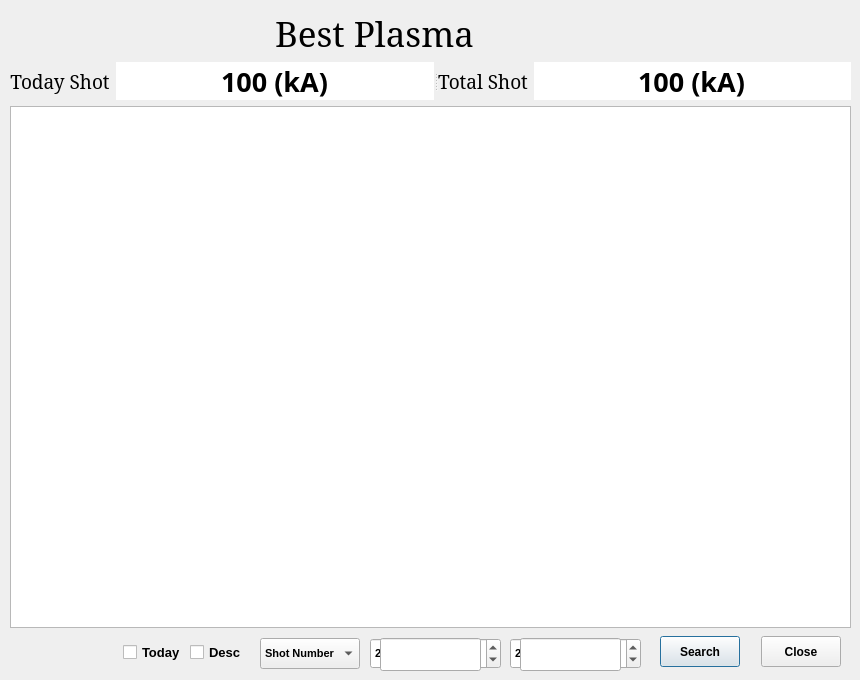
<ui version="4.0" >
 <class>Dialog</class>
 <widget class="QDialog" name="Dialog" >
  <property name="geometry" >
   <rect>
    <x>0</x>
    <y>0</y>
    <width>860</width>
    <height>680</height>
   </rect>
  </property>
  <property name="sizePolicy" >
   <sizepolicy vsizetype="Fixed" hsizetype="Fixed" >
    <horstretch>0</horstretch>
    <verstretch>0</verstretch>
   </sizepolicy>
  </property>
  <property name="minimumSize" >
   <size>
    <width>860</width>
    <height>680</height>
   </size>
  </property>
  <property name="maximumSize" >
   <size>
    <width>860</width>
    <height>680</height>
   </size>
  </property>
  <property name="windowTitle" >
   <string>Dialog</string>
  </property>
  <widget class="QPushButton" name="pbSearch" >
   <property name="geometry" >
    <rect>
     <x>660</x>
     <y>636</y>
     <width>80</width>
     <height>31</height>
    </rect>
   </property>
   <property name="font" >
    <font>
     <weight>75</weight>
     <bold>true</bold>
    </font>
   </property>
   <property name="text" >
    <string>Search</string>
   </property>
  </widget>
  <widget class="QCheckBox" name="ckDesc" >
   <property name="geometry" >
    <rect>
     <x>190</x>
     <y>640</y>
     <width>53</width>
     <height>25</height>
    </rect>
   </property>
   <property name="font" >
    <font>
     <pointsize>10</pointsize>
     <weight>75</weight>
     <bold>true</bold>
    </font>
   </property>
   <property name="text" >
    <string>Desc</string>
   </property>
  </widget>
  <widget class="QCheckBox" name="ckToday" >
   <property name="geometry" >
    <rect>
     <x>123</x>
     <y>640</y>
     <width>61</width>
     <height>25</height>
    </rect>
   </property>
   <property name="font" >
    <font>
     <pointsize>10</pointsize>
     <weight>75</weight>
     <bold>true</bold>
    </font>
   </property>
   <property name="text" >
    <string>Today</string>
   </property>
  </widget>
  <widget class="QDateTimeEdit" name="dtStart" >
   <property name="geometry" >
    <rect>
     <x>370</x>
     <y>638</y>
     <width>131</width>
     <height>31</height>
    </rect>
   </property>
   <property name="font" >
    <font>
     <pointsize>8</pointsize>
     <weight>75</weight>
     <bold>true</bold>
    </font>
   </property>
   <property name="displayFormat" >
    <string>yyyy-MM-dd hh:mm:ss</string>
   </property>
  </widget>
  <widget class="QComboBox" name="cbSort" >
   <property name="geometry" >
    <rect>
     <x>260</x>
     <y>638</y>
     <width>100</width>
     <height>31</height>
    </rect>
   </property>
   <property name="font" >
    <font>
     <pointsize>8</pointsize>
     <weight>75</weight>
     <bold>true</bold>
    </font>
   </property>
   <item>
    <property name="text" >
     <string>Shot Number</string>
    </property>
   </item>
   <item>
    <property name="text" >
     <string>Count</string>
    </property>
   </item>
   <item>
    <property name="text" >
     <string>Ip Current</string>
    </property>
   </item>
   <item>
    <property name="text" >
     <string>Ip Width>0.1k</string>
    </property>
   </item>
   <item>
    <property name="text" >
     <string>Ip Width>100k</string>
    </property>
   </item>
   <item>
    <property name="text" >
     <string>Datetime</string>
    </property>
   </item>
  </widget>
  <widget class="QDateTimeEdit" name="dtEnd" >
   <property name="geometry" >
    <rect>
     <x>510</x>
     <y>638</y>
     <width>131</width>
     <height>31</height>
    </rect>
   </property>
   <property name="font" >
    <font>
     <pointsize>8</pointsize>
     <weight>75</weight>
     <bold>true</bold>
    </font>
   </property>
   <property name="displayFormat" >
    <string>yyyy-MM-dd hh:mm:ss</string>
   </property>
  </widget>
  <widget class="QLineEdit" name="leStart" >
   <property name="geometry" >
    <rect>
     <x>380</x>
     <y>638</y>
     <width>101</width>
     <height>33</height>
    </rect>
   </property>
   <property name="font" >
    <font>
     <pointsize>12</pointsize>
    </font>
   </property>
  </widget>
  <widget class="QLineEdit" name="leEnd" >
   <property name="geometry" >
    <rect>
     <x>520</x>
     <y>638</y>
     <width>101</width>
     <height>33</height>
    </rect>
   </property>
   <property name="font" >
    <font>
     <pointsize>12</pointsize>
    </font>
   </property>
  </widget>
  <widget class="QPushButton" name="pbClose" >
   <property name="geometry" >
    <rect>
     <x>761</x>
     <y>636</y>
     <width>80</width>
     <height>31</height>
    </rect>
   </property>
   <property name="font" >
    <font>
     <weight>75</weight>
     <bold>true</bold>
    </font>
   </property>
   <property name="text" >
    <string>Close</string>
   </property>
  </widget>
  <widget class="QLabel" name="label" >
   <property name="geometry" >
    <rect>
     <x>10</x>
     <y>10</y>
     <width>629</width>
     <height>46</height>
    </rect>
   </property>
   <property name="font" >
    <font>
     <family>Luxi Serif</family>
     <pointsize>26</pointsize>
     <weight>50</weight>
     <bold>false</bold>
    </font>
   </property>
   <property name="text" >
    <string>           Best Plasma</string>
   </property>
   <property name="alignment" >
    <set>Qt::AlignCenter</set>
   </property>
  </widget>
  <widget class="QSplitter" name="splitter" >
   <property name="geometry" >
    <rect>
     <x>10</x>
     <y>62</y>
     <width>841</width>
     <height>38</height>
    </rect>
   </property>
   <property name="orientation" >
    <enum>Qt::Horizontal</enum>
   </property>
   <widget class="QWidget" name="layoutWidget" >
    <layout class="QHBoxLayout" >
     <item>
      <widget class="QLabel" name="lbTodayShot" >
       <property name="font" >
        <font>
         <family>Luxi Serif</family>
         <pointsize>14</pointsize>
        </font>
       </property>
       <property name="text" >
        <string>Today Shot</string>
       </property>
       <property name="alignment" >
        <set>Qt::AlignCenter</set>
       </property>
      </widget>
     </item>
     <item>
      <widget class="QLineEdit" name="leTodayIp" >
       <property name="font" >
        <font>
         <family>Baekmuk Gulim</family>
         <pointsize>20</pointsize>
         <weight>75</weight>
         <bold>true</bold>
        </font>
       </property>
       <property name="text" >
        <string>100 (kA)</string>
       </property>
       <property name="frame" >
        <bool>false</bool>
       </property>
       <property name="alignment" >
        <set>Qt::AlignCenter</set>
       </property>
       <property name="readOnly" >
        <bool>true</bool>
       </property>
      </widget>
     </item>
    </layout>
   </widget>
   <widget class="QWidget" name="layoutWidget" >
    <layout class="QHBoxLayout" >
     <item>
      <widget class="QLabel" name="lbTotalShot" >
       <property name="font" >
        <font>
         <family>Luxi Serif</family>
         <pointsize>14</pointsize>
        </font>
       </property>
       <property name="text" >
        <string>Total Shot</string>
       </property>
       <property name="alignment" >
        <set>Qt::AlignCenter</set>
       </property>
      </widget>
     </item>
     <item>
      <widget class="QLineEdit" name="leTotalIp" >
       <property name="font" >
        <font>
         <family>Baekmuk Gulim</family>
         <pointsize>20</pointsize>
         <weight>75</weight>
         <bold>true</bold>
        </font>
       </property>
       <property name="text" >
        <string>100 (kA)</string>
       </property>
       <property name="frame" >
        <bool>false</bool>
       </property>
       <property name="alignment" >
        <set>Qt::AlignCenter</set>
       </property>
       <property name="readOnly" >
        <bool>true</bool>
       </property>
      </widget>
     </item>
    </layout>
   </widget>
  </widget>
  <widget class="QTableWidget" name="twBestShot" >
   <property name="geometry" >
    <rect>
     <x>10</x>
     <y>106</y>
     <width>841</width>
     <height>522</height>
    </rect>
   </property>
  </widget>
 </widget>
 <resources/>
 <connections/>
</ui>
